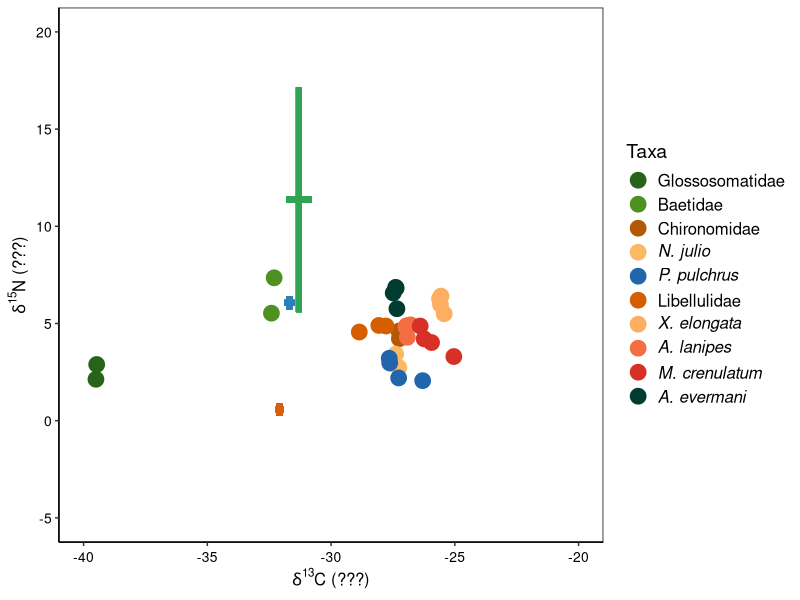

The R source for this figure:


library(ggplot2)
library(ggpubr)

QPA_Feb17 <- read.csv("Biplot/QPA_Feb17.csv")
head(QPA_Feb17)

QPA_Feb17$taxa <- factor(QPA_Feb17$taxa, levels = c("Glossosomatidae", "Baetidae", "Chironomidae", "N. julio",
                                                    "P. pulchrus", "Libellulidae", "X. elongata", "A. lanipes",
                                                    "M. crenulatum", "A. evermani"))
levels(QPA_Feb17$taxa) 

  ggplot(QPA_Feb17, aes(x=C, y=N, colour=taxa)) +
  geom_point( size=5) +
  labs(x= expression(delta^{13}*"C (???)"), y = expression(delta^{15}*"N (???)")) +
  scale_colour_manual("Taxa",
                        values = c("#276419", "#4d9221", "#b35806", "#fdb863", "#2166ac", 
                                   "#D55E00", "#fdae61", "#f46d43", "#d73027", "#003c30"),
                        labels = c("Glossosomatidae", "Baetidae", "Chironomidae",expression(italic( "N. julio")),
                                   expression(italic("P. pulchrus")), "Libellulidae", 
                                   expression(italic("X. elongata")), expression(italic("A. lanipes")),
                                   expression(italic("M. crenulatum")), expression(italic("A. evermani")))) +
  
  geom_segment(aes(x=-31.91,xend=-32.25,yend=0.56,y=0.56), size=2, color="#d95f0e") + # C leaflitter
  geom_segment(aes(x=-32.08,xend=-32.08,yend=0.878914827,y=0.241085173), size=2, color="#d95f0e") + # N leaflitter
  
  geom_segment(aes(x=-31.48,xend=-31.90,yend=6.06,y=6.06), size=2, color="#2c7fb8")+ # C biofilm
  geom_segment(aes(x=-31.69,xend=-31.69,yend=6.389520784,y=5.730479216), size=2, color="#2c7fb8")+ # N biofilm
  
  geom_segment(aes(x=-30.79,xend=-31.81,yend=11.37138181,y=11.37138181), size=2, color="#31a354") +# C algae
  geom_segment(aes(x=-31.29893075,xend=-31.29893075,yend=17.153228921,y=5.589534699), size=2, color="#31a354") +# algae
  xlim(-40,-20) +
  ylim(-5,20) +

  theme(axis.title.y = element_text(size = 12, angle = 90)) + # axis y 
  theme(axis.title.x = element_text(size = 12, angle = 00)) + # axis x
  
  theme(axis.text.x=element_text(angle=0, size=10, vjust=0.5, color="black")) + #subaxis x
  theme(axis.text.y=element_text(angle=0, size=10, vjust=0.5, color="black")) + #subaxis y
    
    theme(legend.title = element_text(color = "black", size = 14),
      legend.text = element_text(color = "black", size = 12)) +
  
  theme(panel.grid.major = element_blank(), panel.grid.minor = element_blank(),
        panel.background = element_blank(), axis.line = element_line(colour = "black")) +
  theme(panel.border = element_rect(colour = "black", fill=NA, size=0.5))
